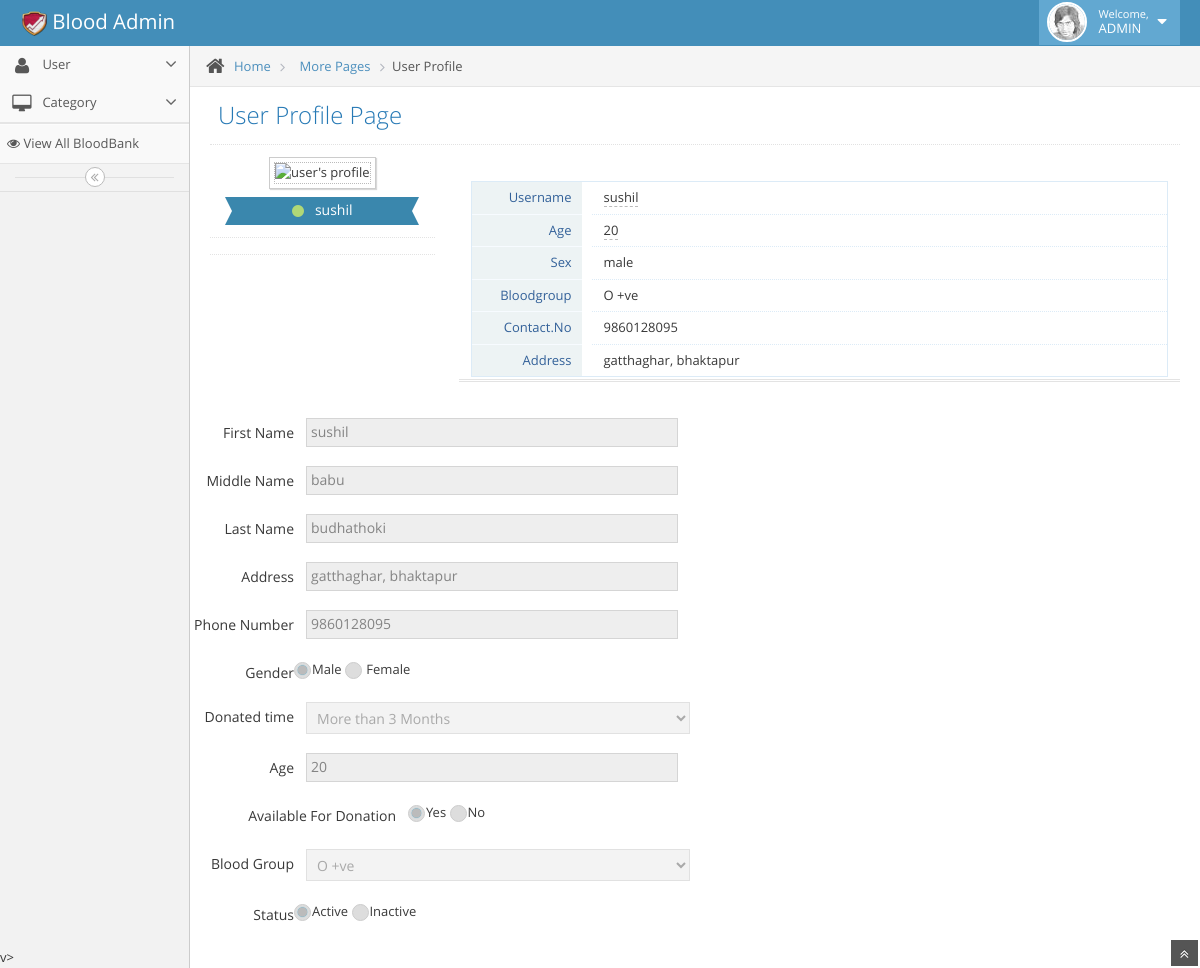
Page /admin/view.php?id=46 on the committed database.
### tables this page shows
CREATE TABLE `tbl_user` (
  `user_id` bigint(255) NOT NULL,
  `user_email` varchar(255) DEFAULT NULL,
  `user_password` varchar(255) DEFAULT NULL,
  `user_role` varchar(255) NOT NULL,
  `user_Firstname` varchar(255) NOT NULL,
  `user_Middlename` varchar(255) NOT NULL,
  `user_Lastname` varchar(255) NOT NULL,
  `user_Address` varchar(255) NOT NULL,
  `user_gender` varchar(255) NOT NULL,
  `user_phonenumber` bigint(255) NOT NULL,
  `user_age` int(255) NOT NULL,
  `user_bloodgroup` varchar(255) NOT NULL,
  `user_avialibility` varchar(255) NOT NULL,
  `user_recentlydonatedtime` varchar(255) NOT NULL,
  `user_status` varchar(255) NOT NULL,
  `user_photo` varchar(255) NOT NULL
);

CREATE TABLE `tbl_category` (
  `cat_id` bigint(20) NOT NULL,
  `cat_title` varchar(255) NOT NULL,
  `cat_status` varchar(255) NOT NULL
);

### admin/view.php (the view, shortened to what this page needs)
<?php include'layout/header.php';?>
<?php include'layout/sidebar.php';?>
<?php
$id = $_GET['id'];
 ?>
 <?php
$path = '../user/images/profile_photo/';
?>
<?php
											$stmt = $conn->prepare("SELECT * FROM tbl_user WHERE user_id=:user_id");
											$stmt->bindParam(':user_id', $id);
											$stmt->execute();
											$user_data=$stmt->fetch();
											?>
				<div class="main-content">
					<div class="breadcrumbs" id="breadcrumbs">
						<ul class="breadcrumb">
							<li>
								<i class="icon-home home-icon"></i>
								<a href="#">Home</a>
							</li>
							<li>
								<a href="#">More Pages</a>
							</li>
							<li class="active">User Profile</li>
						</ul>
					</div>
					<div class="page-content">
						<div class="page-header">
							<h1>
								User Profile Page
							</h1>
						</div>
						<div class="row">
							<div class="col-xs-12">
								<div>
									<div id="user-profile-1" class="user-profile row">
										<div class="col-xs-12 col-sm-3 center">
											<div>
												<span class="profile-picture">
													<img id="avatar" class="editable img-responsive" alt="user's profile" src="<?php echo $path.$user_data['user_photo']; ?>"  />
												</span>
												<div class="space-4"></div>
												<div class="width-80 label label-info label-xlg arrowed-in arrowed-in-right">
													<div class="inline position-relative">
														<a href="#" class="user-title-label dropdown-toggle" data-toggle="dropdown">
															<i class="icon-circle light-green middle"></i>
															<span class="white"> <?php echo $user_data['user_Firstname']; ?> </span>
														</a>
													</div>
												</div>
											</div>
											<div class="hr hr12 dotted"></div>
											<div class="hr hr16 dotted"></div>
										</div>
										<div class="col-xs-12 col-sm-9">
											<div class="space-12"></div>
											<div class="profile-user-info profile-user-info-striped">
												<div class="profile-info-row">
													<div class="profile-info-name"> Username </div>
													<div class="profile-info-value">
														<span class="editable" id="username"><?php echo $user_data['user_Firstname']; ?></span>
													</div>
												</div>
												<div class="profile-info-row">
													<div class="profile-info-name"> Age </div>
													<div class="profile-info-value">
														<span class="editable" id="age"><?php echo $user_data['user_age']; ?></span>
													</div>
												</div>
												<div class="profile-info-row">
													<div class="profile-info-name"> Sex </div>
													<div class="profile-info-value">
														<span class="editable" id="username"><?php echo $user_data['user_gender']; ?></span>
													</div>
												</div>
												<div class="profile-info-row">
													<div class="profile-info-name"> Bloodgroup </div>
													<div class="profile-info-value">
														<span class="editable" id="username"><?php echo $user_data['user_bloodgroup']; ?></span>
													</div>
												</div>
												<div class="profile-info-row">
													<div class="profile-info-name"> Contact.No </div>
													<div class="profile-info-value">
														<span class="editable" id="username"><?php echo $user_data['user_phonenumber']; ?></span>
													</div>
												</div>
												<div class="profile-info-row">
													<div class="profile-info-name"> Address</div>
													<div class="profile-info-value">
														<span class="editable" id="username"><?php echo $user_data['user_Address']; ?></span>
													</div>
												</div>
											</div>
											<div class="hr hr2 hr-double"></div>
											<div class="space-6"></div>
										</div>
									</div>
								</div>
							</div>
						</div>
					</div>
				</div>
				<div>
						<form class="form-horizontal" name="infoform" id="infoform" method="POST" action="" role="form">
									<div class="form-group">
										<label class="col-sm-3 control-label no-padding-right" for="form-field-1">First Name </label>
										<div class="col-sm-9">
											<input type="text" disabled id="firstname" value="<?php echo $user_data['user_Firstname']?>" name="firstname" class="col-xs-10 col-sm-5" />
										</div>
									</div>
									<div class="space-4"></div>
									<div class="form-group">
										<label class="col-sm-3 control-label no-padding-right" for="form-field-1"> Middle Name </label>
										<div class="col-sm-9">
											<input type="text" disabled id="middlename" value="<?php echo $user_data['user_Middlename']?>" name="middlename" class="col-xs-10 col-sm-5" />
										</div>
									</div>
									<div class="space-4"></div>
									<div class="form-group">
										<label class="col-sm-3 control-label no-padding-right" for="form-field-1"> Last Name </label>
										<div class="col-sm-9">
											<input type="text" disabled id="lastname" value="<?php echo $user_data['user_Lastname']?>" name="lastname" class="col-xs-10 col-sm-5" />
										</div>
									</div>
									<div class="space-4"></div>
									<div class="form-group">
										<label class="col-sm-3 control-label no-padding-right" for="form-field-1"> Address </label>
										<div class="col-sm-9">
											<input type="text" id="address" disabled value="<?php echo $user_data['user_Address']?>" name="address" class="col-xs-10 col-sm-5" />
										</div>
									</div>
									<div class="space-4"></div>
								<div class="form-group">
										<label class="col-sm-3 control-label no-padding-right" for="form-field-1">  Phone Number </label>
										<div class="col-sm-9">
											<input type="text" id="phonenumber" disabled value="<?php echo $user_data['user_phonenumber']?>" name="phonenumber" class="col-xs-10 col-sm-5" />
										</div>
									</div>
									<div class="space-4"></div>
									<div class="form-group">
										<label class="col-sm-3 control-label no-padding-right" for="form-field-1"> Gender </label>
									<span class="lbl">Male</span>
									<span class="lbl"> Female</span>
									</div>
										<div class="form-group">
									<label class="col-sm-3 control-label no-padding-right" for="form-field-2">Donated time</label>
									<div class="col-sm-4">
															<select class="form-control" id="time" name="time" disabled>
																<option value="More than 3 Months" <?php if($user_data['user_recentlydonatedtime']=='More than 3 Months') echo 'selected="selected"'; ?>>More than 3 Months</option>
															</select>
									</div>
									</div>
									<div class="space-4"></div>
										<div class="form-group">
										<label class="col-sm-3 control-label no-padding-right" for="form-field-1"> Age </label>
									<div class="col-sm-9">
											<input type="number" disabled id="age" value="<?php echo $user_data['user_age']?>" name="age" class="col-xs-10 col-sm-5" />
										</div>
									</div>
										<div class="space-4"></div>
										<div class="form-group">
										<label class="col-sm-4 control-label no-padding-right" for="form-field-1"> Available For Donation </label>
											<div class="col-sm-8">
											<span class="lbl">Yes</span>
											<span class="lbl">No</span>
											</div>
									</div>
									<div class="space-4"></div>
									<div class="form-group">
										<label class="col-sm-3 control-label no-padding-right" for="form-field-2"> Blood Group</label>
										<div class="col-sm-4">
														<div>
															<select class="form-control" id="bloodgroup" name="bloodgroup" disabled>
																<?php
																 $conn->setAttribute(PDO::ATTR_ERRMODE, PDO::ERRMODE_EXCEPTION);
    															$stmt = $conn->prepare("SELECT * FROM tbl_category");
    															$stmt->execute();
    															foreach($stmt->fetchAll() as $k=>$category) { ?>
																<option value="<?php echo $category['cat_title']; ?>" <?php if($category['cat_title']==$user_data['user_bloodgroup']) echo 'selected="selected"'; ?>><?php echo $category['cat_title']; ?></option>
																<?php } ?>
															</select>
										</div>
									</div>
									</div>
									<div class="space-4"></div>
									<div class="form-group">
										<label class="col-sm-3 control-label no-padding-right" for="form-field-1"> Status </label>
											<span class="lbl">Active</span>
											<span class="lbl">Inactive</span>
									</div>
									<div class="space-4"></div>
									v>
</form>
</div>
			</div>
			<a href="#" id="btn-scroll-up" class="btn-scroll-up btn btn-sm btn-inverse">
				<i class="icon-double-angle-up icon-only bigger-110"></i>
			</a>
		</div>
	</body>
</html>

### rows in the picture
tbl_user: user_Firstname "sushil", user_age "20", user_gender "male", user_bloodgroup "O +ve", user_phonenumber "9860128095", user_Address "gatthaghar, bhaktapur", firstname "sushil", middlename "babu", lastname "budhathoki", address "gatthaghar, bhaktapur", phonenumber "9860128095", time "More than 3 Months", age "20", bloodgroup "O +ve"
